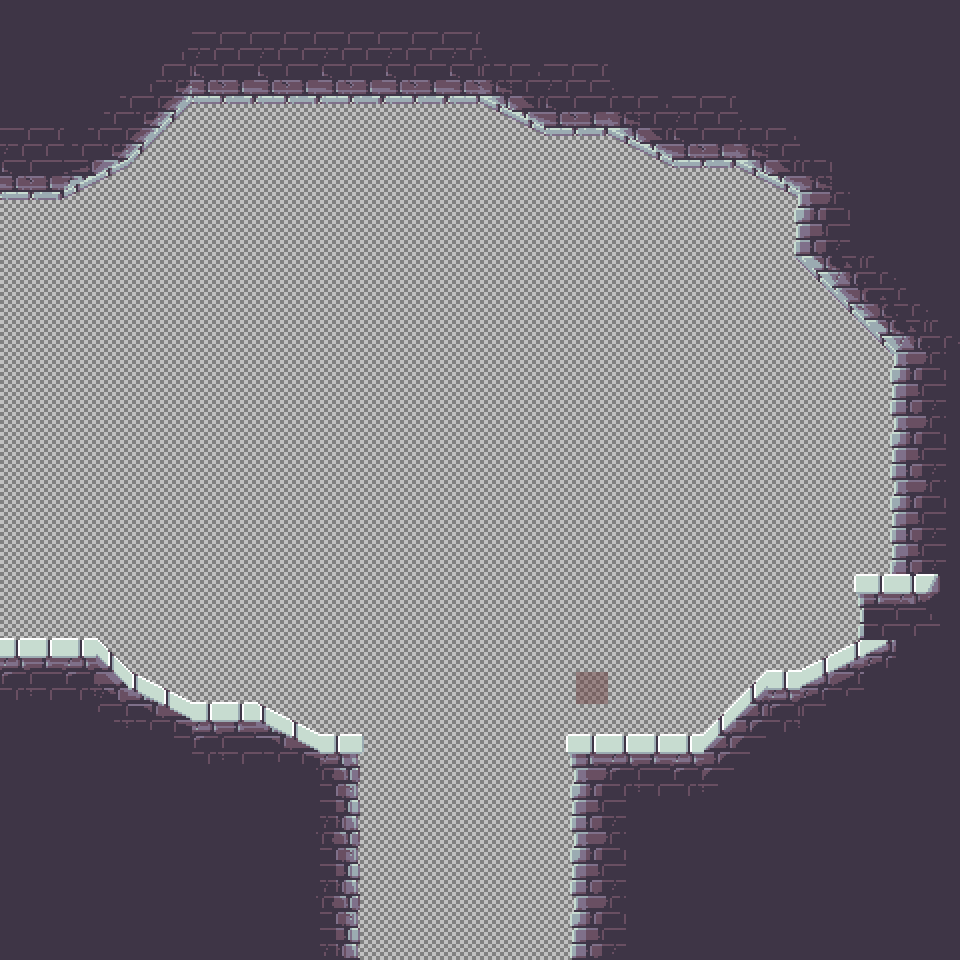

Rendered tile map (Tiled .tmx) drawn with the repository's tilesets; below, a short description and the map source with its tile grids summarised:
An orthogonal 30x30 tile map with 32x32 px tiles, 4 tile layers (Wire, Spawn Layer, Ground, Detail), 4 tilesets.

<map version="1.5" tiledversion="1.6.0" orientation="orthogonal" renderorder="right-down" width="30" height="30" tilewidth="32" tileheight="32" infinite="0" nextlayerid="1249" nextobjectid="1">
 <tileset firstgid="1" source="../../Tile Sets/Wire.tsx" />
 <tileset firstgid="10" source="../../Tile Sets/Dirt&amp;Stone.tsx" />
 <tileset firstgid="330" source="../../Tile Sets/Grass Wireframe.tsx" />
 <tileset firstgid="346" source="../../Tile Sets/1.3 bricks.tsx" />
 <layer id="1" name="Wire" width="30" height="30">
  <data>[900 cells, 900 non-empty, 14 distinct tile ids]</data>
 </layer>
 <layer id="1246" name="Spawn Layer" width="30" height="30">
  <data>[900 cells, 1 non-empty, 1 distinct tile ids]</data>
 </layer>
 <layer id="1247" name="Ground" width="30" height="30">
  <data>[900 cells, 396 non-empty, 74 distinct tile ids]</data>
 </layer>
 <layer id="1248" name="Detail" width="30" height="30">
  <data>[900 cells, 67 non-empty, 25 distinct tile ids]</data>
 </layer>
</map>
